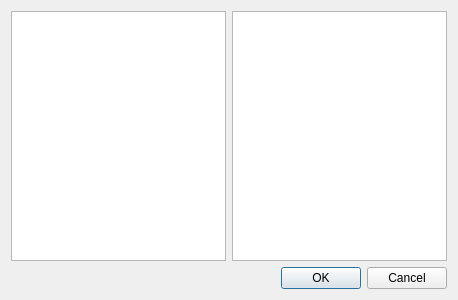
<?xml version="1.0" encoding="UTF-8"?>
<ui version="4.0">
 <class>DeletedRadioForVoiceCwMemoryButtonsDialog</class>
 <widget class="QDialog" name="DeletedRadioForVoiceCwMemoryButtonsDialog">
  <property name="geometry">
   <rect>
    <x>0</x>
    <y>0</y>
    <width>458</width>
    <height>300</height>
   </rect>
  </property>
  <property name="font">
   <font>
    <bold>false</bold>
   </font>
  </property>
  <property name="windowTitle">
   <string>Dialog</string>
  </property>
  <layout class="QVBoxLayout" name="verticalLayout_3">
   <item>
    <layout class="QHBoxLayout" name="horizontalLayout_3">
     <item>
      <layout class="QVBoxLayout" name="verticalLayout">
       <item>
        <widget class="QListWidget" name="voiceMemoryRadioListWidget"/>
       </item>
      </layout>
     </item>
     <item>
      <layout class="QVBoxLayout" name="verticalLayout_2">
       <item>
        <widget class="QListWidget" name="cwMemoryRadioListWidget"/>
       </item>
      </layout>
     </item>
    </layout>
   </item>
   <item>
    <widget class="QDialogButtonBox" name="buttonBox">
     <property name="orientation">
      <enum>Qt::Horizontal</enum>
     </property>
     <property name="standardButtons">
      <set>QDialogButtonBox::Cancel|QDialogButtonBox::Ok</set>
     </property>
    </widget>
   </item>
  </layout>
 </widget>
 <resources/>
 <connections>
  <connection>
   <sender>buttonBox</sender>
   <signal>accepted()</signal>
   <receiver>DeletedRadioForVoiceCwMemoryButtonsDialog</receiver>
   <slot>accept()</slot>
   <hints>
    <hint type="sourcelabel">
     <x>248</x>
     <y>254</y>
    </hint>
    <hint type="destinationlabel">
     <x>157</x>
     <y>274</y>
    </hint>
   </hints>
  </connection>
  <connection>
   <sender>buttonBox</sender>
   <signal>rejected()</signal>
   <receiver>DeletedRadioForVoiceCwMemoryButtonsDialog</receiver>
   <slot>reject()</slot>
   <hints>
    <hint type="sourcelabel">
     <x>316</x>
     <y>260</y>
    </hint>
    <hint type="destinationlabel">
     <x>286</x>
     <y>274</y>
    </hint>
   </hints>
  </connection>
 </connections>
</ui>
